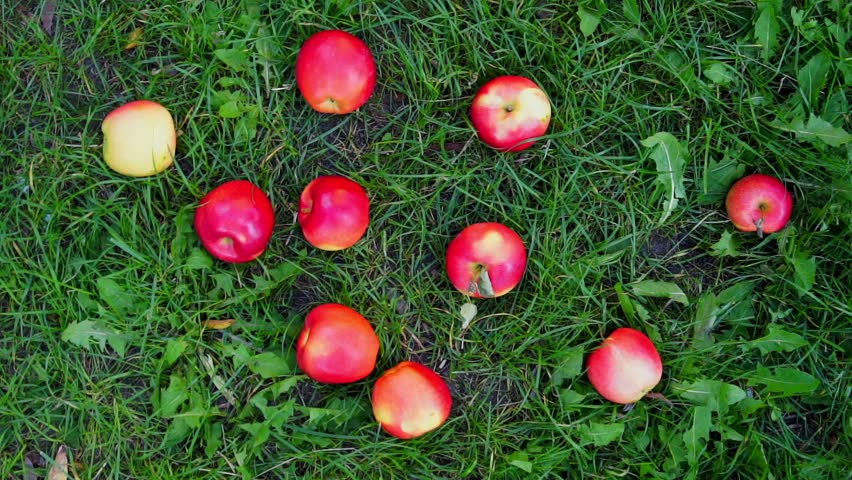
//> input picture Appunti/Algoritmi/image/apple.jpg, 852 x 480 px
$ ./SplitAndMerge image/apple.jpg   (built with g++ and OpenCV 4)
//> lines starting //> are read from the running program, lines starting //| are printed output that depends on the picture; after the words box and inside, x2 and y2 are one past the last pixel; in counts of white or black regions, pixels touching at a corner belong together
#include <opencv2/opencv.hpp>
#include <iostream>
using namespace std;
using namespace cv;

float tSize;
int th;

class TNode {
	public:
		Rect region;
		TNode *UL, *UR, *LL, *LR;
		vector<TNode*> merged;
		vector<bool> mergedB = vector<bool>(4, false);
		double stddev, mean;

		TNode(Rect R) { region = R; UL = UR = LL = LR = nullptr; }
		void addRegion(TNode* R) { merged.push_back(R); }
		void setMergedB(int i) { mergedB[i] = true; }
};

TNode* split(Mat& src, Rect R) {
	TNode* root = new TNode(R);
	Scalar stddev, mean;
	meanStdDev(src(R), mean, stddev);
	root -> stddev = stddev[0];
	root -> mean = mean[0];
	if(R.width > tSize && root -> stddev > th) {
		Rect ul(R.x, R.y, R.height / 2, R.width / 2);
		root -> UL = split(src, ul);

		Rect ur(R.x, R.y + R.width / 2, R.height / 2, R.width / 2);
		root -> UR = split(src, ur);

		Rect ll(R.x + R.height / 2, R.y, R.height / 2, R.width / 2);
		root -> LL = split(src, ll);

		Rect lr(R.x + R.height / 2, R.y + R.width / 2, R.height / 2, R.width / 2);
		root -> LR = split(src, lr);
	}
	rectangle(src, R, Scalar(0));
	return root;
}

void merge(TNode* root) {
	if(root -> region.width > tSize && root -> stddev > th) {
		if(root -> UL -> stddev <= th && root -> UR -> stddev <= th) {
			root -> addRegion(root -> UL);
			root -> setMergedB(0);
			root -> addRegion(root -> UR);
			root -> setMergedB(1);
			if(root -> LL -> stddev <= th && root -> LR -> stddev <= th) {
				root -> addRegion(root -> LL);
				root -> setMergedB(3);
				root -> addRegion(root -> LR);
				root -> setMergedB(2);
			} else {
				merge(root -> LL);
				merge(root -> LR);
			}
		} else if(root -> UR -> stddev <= th && root -> LR -> stddev <= th) {
			root -> addRegion(root -> UR);
			root -> setMergedB(1);
			root -> addRegion(root -> LR);
			root -> setMergedB(2);
			if(root -> UL -> stddev <= th && root -> LL -> stddev <= th) {
				root -> addRegion(root -> UL);
				root -> setMergedB(0);
				root -> addRegion(root -> LL);
				root -> setMergedB(3);
			} else {
				merge(root -> UL);
				merge(root -> LL);
			}
		} else if(root -> LL -> stddev <= th && root -> LR -> stddev <= th) {
			root -> addRegion(root -> LL);
			root -> setMergedB(3);
			root -> addRegion(root -> LR);
			root -> setMergedB(2);
			if(root -> UL -> stddev <= th && root -> UR -> stddev <= th) {
				root -> addRegion(root -> UL);
				root -> setMergedB(0);
				root -> addRegion(root -> UR);
				root -> setMergedB(1);
			} else {
				merge(root -> UL);
				merge(root -> UR);
			}
		} else if(root -> UL -> stddev <= th && root -> LL -> stddev <= th) {
			root -> addRegion(root -> UL);
			root -> setMergedB(0);
			root -> addRegion(root -> LL);
			root -> setMergedB(3);
			if(root -> UR -> stddev <= th && root -> LR -> stddev <= th) {
				root -> addRegion(root -> UR);
				root -> setMergedB(1);
				root -> addRegion(root -> LR);
				root -> setMergedB(2);
			} else {
				merge(root -> UR);
				merge(root -> LR);
			}
		} else {
			merge(root -> UR);
			merge(root -> UL);
			merge(root -> LR);
			merge(root -> LL);
		}
	} else {
		root -> addRegion(root);
		for(int i = 0; i < 4; i++) root -> setMergedB(i);
	}
}

void segment(TNode *root, Mat& src) {
	// Ottenere un vettore di nodi uniti dal nodo radice
	vector<TNode*> tmp = root -> merged;
	// Se il vettore di nodi uniti è vuoto, si tratta di un nodo foglia dell'albero
	if (tmp.size() == 0) {
		// Segmenta i quattro figli del nodo corrente
		segment(root -> UL, src);
		segment(root -> UR, src);
		segment(root -> LR, src);
		segment(root -> LL, src);
	} else {
		// Se il vettore di nodi uniti non è vuoto, calcola il valore medio dei loro valori "mean"
		double val = 0;
		for (auto x: tmp)
			val += x -> mean;
		val /= tmp.size();
		// Assegna il valore medio calcolato a tutte le regioni dei nodi uniti nell'immagine di origine
		for (auto x: tmp)
			src(x -> region) = (int) val;
		// Se ci sono più di un nodo unito, continua a segmentare i figli in modo ricorsivo
		if (tmp.size() > 1) {
			if (!root -> mergedB[0]) segment(root -> UL, src);
			if (!root -> mergedB[1]) segment(root -> UR, src);
			if (!root -> mergedB[2]) segment(root -> LR, src);
			if (!root -> mergedB[3]) segment(root -> LL, src);
		}
	}
}

void splitAndMerge(Mat& src, Mat& segmented) {
	// Calcola l'esponente della potenza di 2 più grande che sia minore delle dimensioni dell'immagine
	int exponent = log(min(src.rows, src.cols)) / log(2);
	// Calcola la dimensione s (potenza di 2) per il ritaglio dell'immagine
	int s = pow(2.0, double(exponent));
	// Esegue una copia dell'immagine di origine ritagliandola alla dimensione s
	Mat croppedSrc = src(Rect(0, 0, s, s)).clone();
	// Chiama la funzione split per suddividere l'immagine ritagliata in un albero
	TNode* root = split(croppedSrc, Rect(0, 0, croppedSrc.rows, croppedSrc.cols));
	// Chiama la funzione merge per unire i nodi dell'albero
	merge(root);
	// Crea una copia dell'immagine originale ritagliata alla dimensione s
	segmented = src(Rect(0, 0, s, s)).clone();
	// Chiama la funzione segment per segmentare l'immagine in base all'albero di suddivisione
	segment(root, segmented);
	// Mostra le immagini risultanti
	imshow("src", src);
	imshow("cropped", croppedSrc);
	imshow("segmented", segmented);
	waitKey(0);
}


int main(int argc, char** argv) {
	Mat src = imread(argv[1], IMREAD_GRAYSCALE);
//> src: 480 rows x 852 cols, CV_8UC1; min 0, max 235, mean 76.2
	if(src.empty()) return -1;
	tSize = 8;
	th = 6;
	Mat segmented;
	splitAndMerge(src, segmented);
//> in splitAndMerge, `Mat croppedSrc = src(Rect(0, 0, s, s)).clone();`:
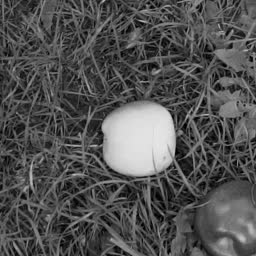
//> croppedSrc: 256 rows x 256 cols, CV_8UC1; min 0, max 232, mean 82.4
//> in TNode, `region = R`: region = Rect(0, 0, 256, 256)
//> in split, `meanStdDev(src(R), mean, stddev);`: mean = Scalar(82.4); stddev = Scalar(45.02)
//> in split, `root -> stddev = stddev[0];`: root->stddev = 45.02
//> in split, `root -> mean = mean[0];`: root->mean = 82.4
//> in split, `Rect ul(R.x, R.y, R.height / 2, R.width / 2);`: ul = Rect(0, 0, 128, 128)
//> call 4 of split, with R = Rect(0, 0, 32, 32)
//> in split (call 4), `meanStdDev(src(R), mean, stddev);`: mean = Scalar(67.2); stddev = Scalar(23.35)
//> in split (call 4), `root -> stddev = stddev[0];`: root->stddev = 23.35
//> in split (call 4), `root -> mean = mean[0];`: root->mean = 67.2
//> in split (call 4), `Rect ul(R.x, R.y, R.height / 2, R.width / 2);`: ul = Rect(0, 0, 16, 16)
//> in split (call 6), `rectangle(src, R, Scalar(0));`: src: 256 rows x 256 cols, CV_8UC1; 28 pixels changed, all inside (x1, y1, x2, y2) = (0, 0, 8, 8)
//> in split (call 7), `rectangle(src, R, Scalar(0));`: src: 256 rows x 256 cols, CV_8UC1; min 0, max 232, mean 82.3
//> in split (call 8), `rectangle(src, R, Scalar(0));`: src: 256 rows x 256 cols, CV_8UC1; min 0, max 232, mean 82.3
//> in split (call 5), `root -> LR = split(src, lr);`: src: 256 rows x 256 cols, CV_8UC1; min 0, max 232, mean 82.3
//> in split (call 4), `Rect ur(R.x, R.y + R.width / 2, R.height / 2, R.width / 2);`: ur = Rect(0, 16, 16, 16)
//> in split (call 4), `root -> UR = split(src, ur);`:
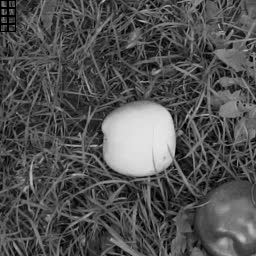
//> src: 256 rows x 256 cols, CV_8UC1; min 0, max 232, mean 82.2
//> in split (call 4), `Rect ll(R.x + R.height / 2, R.y, R.height / 2, R.width / 2);`: ll = Rect(16, 0, 16, 16)
//> in split (call 4), `root -> LL = split(src, ll);`:
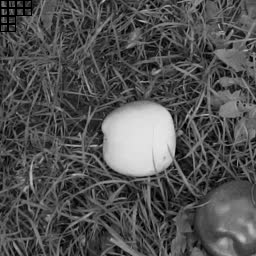
//> src: 256 rows x 256 cols, CV_8UC1; 0.17% of pixels changed, all inside (x1, y1, x2, y2) = (16, 0, 32, 16)
//> in split (call 4), `Rect lr(R.x + R.height / 2, R.y + R.width / 2, R.height / 2, R.width /..`: lr = Rect(16, 16, 16, 16)
//> in split (call 4), `rectangle(src, R, Scalar(0));`: R = Rect(0, 0, 32, 32)
//> in split, `root -> UL = split(src, ul);`: ul = Rect(0, 0, 128, 128)
//> in split, `Rect ur(R.x, R.y + R.width / 2, R.height / 2, R.width / 2);`: ur = Rect(0, 128, 128, 128)
//> in split, `Rect ll(R.x + R.height / 2, R.y, R.height / 2, R.width / 2);`: ll = Rect(128, 0, 128, 128)
//> in split, `Rect lr(R.x + R.height / 2, R.y + R.width / 2, R.height / 2, R.width /..`: lr = Rect(128, 128, 128, 128)
//> in split, `root -> LR = split(src, lr);`:
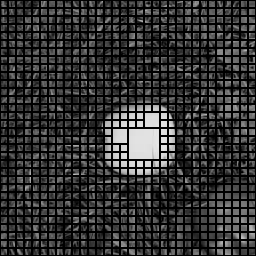
//> src: 256 rows x 256 cols, CV_8UC1; min 0, max 232, mean 47.9
//> in split, `rectangle(src, R, Scalar(0));`: R = Rect(0, 0, 256, 256)
//> in addRegion, `void addRegion(TNode* R) { merged.push_back(R); }`: merged = 1 item
//> in segment, `vector<TNode*> tmp = root -> merged;`: tmp = 0 items
//> after the loop in segment (call 6), `for (auto x: tmp)`: src: 256 rows x 256 cols, CV_8UC1; 0.1% of pixels changed, all inside (x1, y1, x2, y2) = (0, 0, 8, 8)
//> after the loop in segment (call 7), `for (auto x: tmp)`: src: 256 rows x 256 cols, CV_8UC1; min 0, max 232, mean 82.4
//> after the loop in segment (call 8), `for (auto x: tmp)`: src: 256 rows x 256 cols, CV_8UC1; min 0, max 232, mean 82.4
//> in segment (call 5), `segment(root -> LL, src);`: src: 256 rows x 256 cols, CV_8UC1; min 0, max 232, mean 82.4
//> in segment (call 4), `segment(root -> UR, src);`: src: 256 rows x 256 cols, CV_8UC1; min 0, max 232, mean 82.4
//> in segment (call 4), `segment(root -> LR, src);`: src: 256 rows x 256 cols, CV_8UC1; min 0, max 232, mean 82.4
//> in segment (call 4), `segment(root -> LL, src);`: src: 256 rows x 256 cols, CV_8UC1; min 0, max 232, mean 82.4
//> in segment (call 3), `segment(root -> UR, src);`:
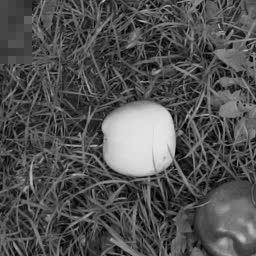
//> src: 256 rows x 256 cols, CV_8UC1; min 0, max 232, mean 82.4
//> in segment (call 3), `segment(root -> LR, src);`: src: 256 rows x 256 cols, CV_8UC1; 1.54% of pixels changed, all inside (x1, y1, x2, y2) = (32, 32, 64, 64)
//> in segment, `segment(root -> LR, src);`:
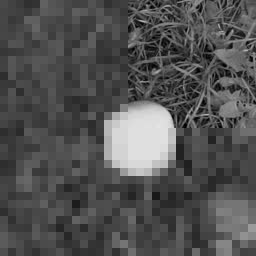
//> src: 256 rows x 256 cols, CV_8UC1; min 0, max 229, mean 82.1
//> in segment, `segment(root -> LL, src);`:
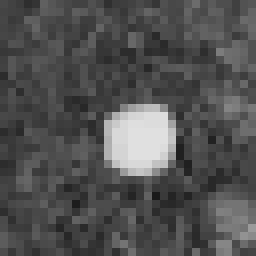
//> src: 256 rows x 256 cols, CV_8UC1; min 25, max 224, mean 82
	return 0;
}

$ run again, on Appunti/Algoritmi/image/mixed-fruits.jpg
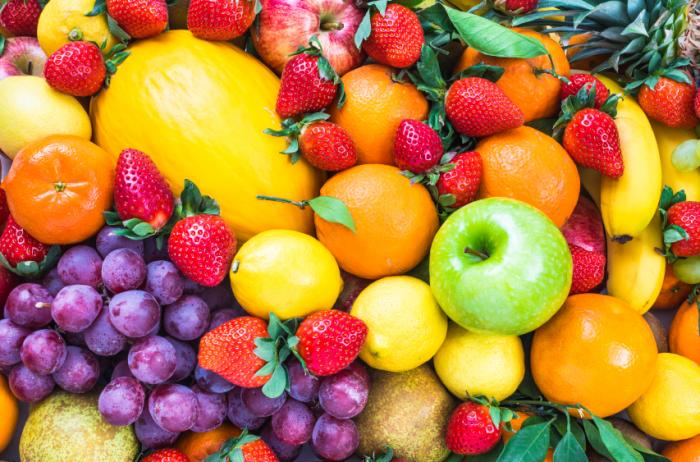
//> input picture Appunti/Algoritmi/image/mixed-fruits.jpg, 700 x 462 px
//> region = Rect(0, 0, 256, 256)
//> mean = Scalar(152.9); stddev = Scalar(62.97)
//> in split, `root -> stddev = stddev[0];`: root->stddev = 62.97
//> in split, `root -> mean = mean[0];`: root->mean = 152.9
//> in split, `Rect ul(R.x, R.y, R.height / 2, R.width / 2);`: ul = Rect(0, 0, 128, 128)
//> mean = Scalar(68.11); stddev = Scalar(26.04)
//> in split (call 4), `root -> stddev = stddev[0];`: root->stddev = 26.04
//> in split (call 4), `root -> mean = mean[0];`: root->mean = 68.11
//> in split (call 4), `Rect ul(R.x, R.y, R.height / 2, R.width / 2);`: ul = Rect(0, 0, 16, 16)
//> ur = Rect(0, 16, 16, 16)
//> ll = Rect(16, 0, 16, 16)
//> in split (call 4), `root -> LL = split(src, ll);`:
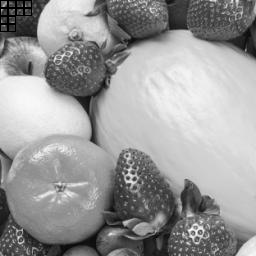
//> src: 256 rows x 256 cols, CV_8UC1; min 0, max 255, mean 152.5
//> lr = Rect(16, 16, 16, 16)
//> R = Rect(0, 0, 32, 32)
//> in split, `root -> UL = split(src, ul);`: ul = Rect(0, 0, 128, 128)
//> ur = Rect(0, 128, 128, 128)
//> ll = Rect(128, 0, 128, 128)
//> lr = Rect(128, 128, 128, 128)
//> R = Rect(0, 0, 256, 256)
//> merged = 1 item
//> tmp = 0 items
//> in segment, `segment(root -> LL, src);`:
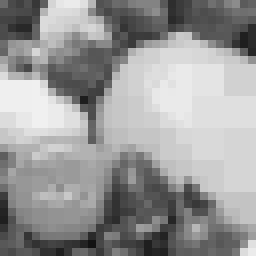
//> src: 256 rows x 256 cols, CV_8UC1; min 18, max 240, mean 152.4
